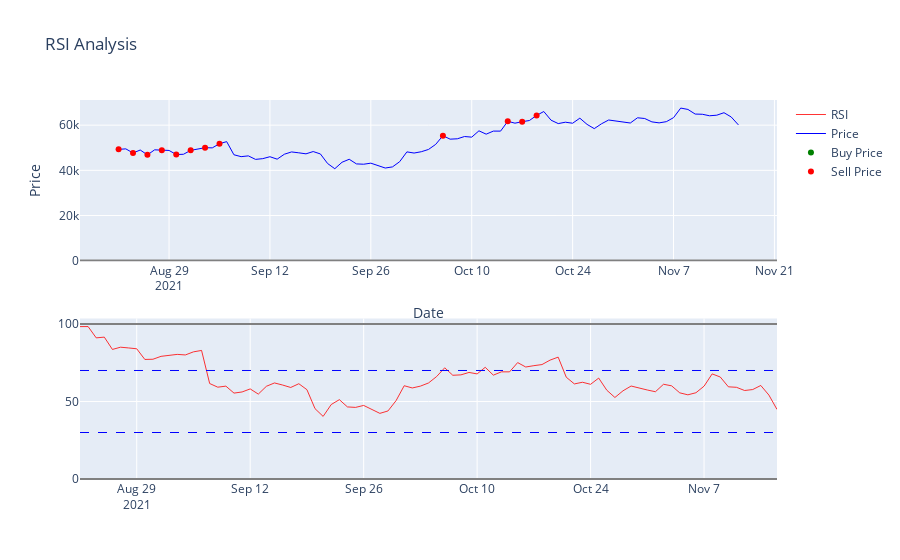

Notebook code for this chart:
### Code cell
from plotly.subplots import make_subplots
fig = make_subplots(rows=2, cols=1) # Creating two tables on top of eachother with shared x axis 

fig.add_trace(go.Scatter(x=rdf.index, y= rdf['rsi_14'], line=dict (color='red', width=.8), name = 'RSI', ), col=1, row=2) #creates a rsi line with a window of 14 days in red, located in the bottom graph

fig.add_trace(go.Scatter(x=rdf.index, y= rdf['close'], line=dict (color='blue', width=1), name = 'Price'), col=1, row=1) #creates a closing price line in blue , located in the top graph

#Markers will show what price to buy and sell the crypto
fig.add_trace(go.Scatter(x=rdf.index, y=rdf['buy_price'],mode='markers',marker=dict(color='Green'),name='Buy Price'), col=1, row=1) #buy marker denoted by green

fig.add_trace(go.Scatter(x=rdf.index, y=rdf['sell_price'], mode='markers',marker=dict(color='Red'), name='Sell Price'), col=1, row=1) #sell marker denoted by red 


#fig.add_trace(go.Candlestick(x=rdf.index, open= rdf['open'],high=rdf['high'], low= rdf['low'], close=rdf['close'], name = 'Price'), col=1, row=1)


fig.update_layout(title='RSI Analysis',xaxis_title='Date',yaxis_title='Price', height=800)#height allows you to change how big the graph is 


#creating parameters for how big the graph below should be  
fig.add_hline(y=0,col=1, row=2, line_color="grey", line_width=2)
fig.add_hline(y=100, line_color="grey", line_width=2)

# Upper and lower bands
fig.add_hline(y=30,col=1, row=2, line_color='blue', line_width=1, line_dash='dash') #creates a blue dotted line indicating when to sell 
fig.add_hline(y=70,col=1, row=2, line_color='blue', line_width=1, line_dash='dash') #creates a blue dotted line indicating when to buy 





fig.show()
